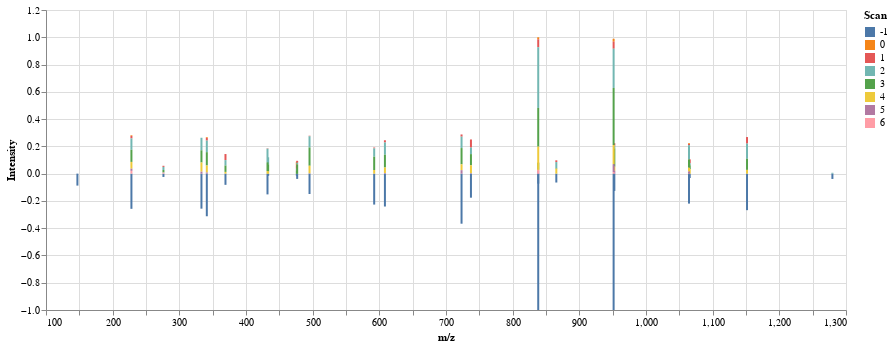

Notebook cell for this chart:
### Code cell
from showcase.mirror_plotting_2 import plot_mirror_2

plot_mirror_2(spectrum_slice, mz_library, intensity_library, )

### Figure 1 — Vega-Lite specification as saved in the notebook (floating-point values rounded to 4 significant figures; data arrays with more than 128 entries replaced by an {"elided": "..."} marker saying what was removed)
{"config": {"view": {"continuousWidth": 300, "continuousHeight": 300}}, "data": {"name": "data-8a31f47f858db509d63c0e22cb682736"}, "mark": {"type": "bar", "size": 2}, "encoding": {"color": {"field": "Scan", "type": "nominal"}, "x": {"bin": false, "field": "m/z", "type": "quantitative"}, "y": {"field": "Intensity", "stack": true, "type": "quantitative"}}, "height": 300, "width": 800, "$schema": "https://vega.github.io/schema/vega-lite/v5.16.3.json", "datasets": {"data-8a31f47f858db509d63c0e22cb682736": {"elided": "192 records"}}}
